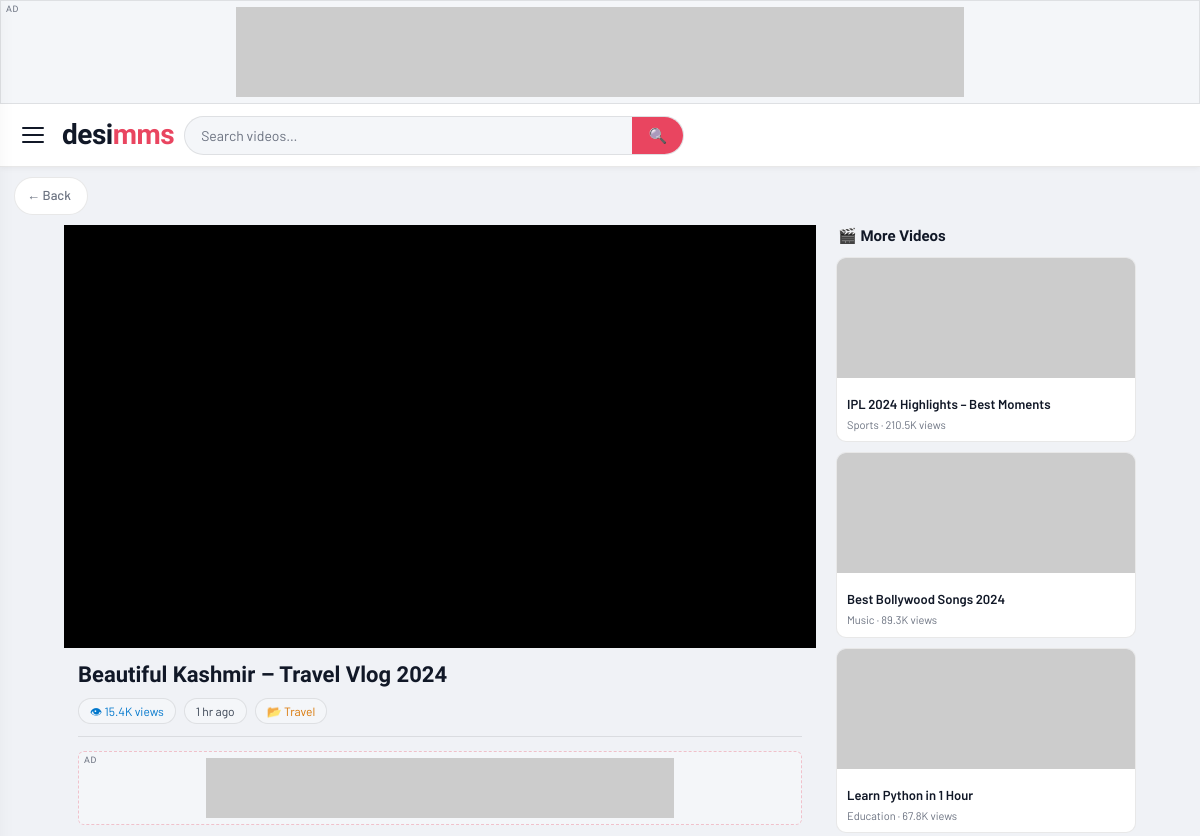
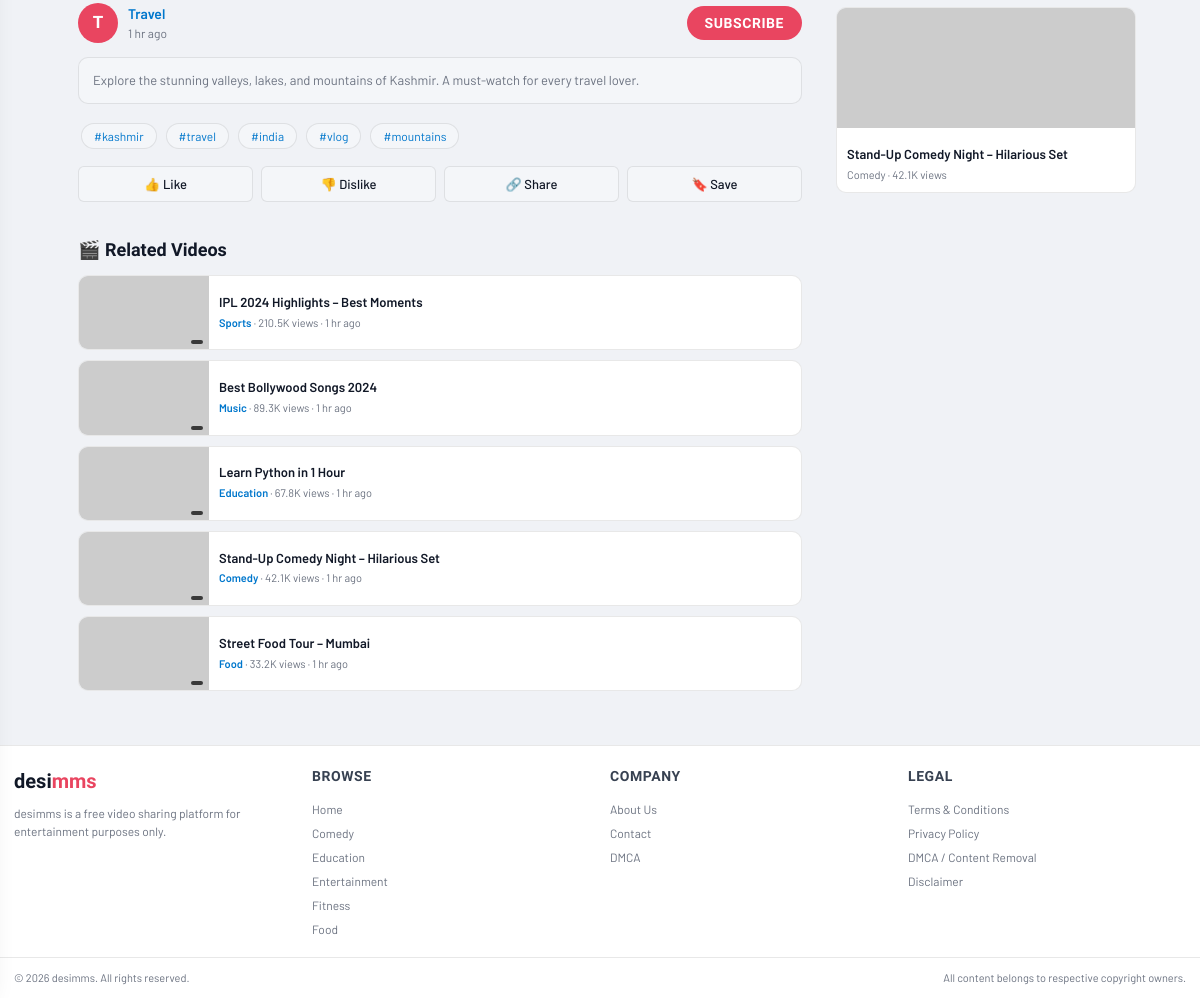
The page /video.php?id=1 on the database its author committed (2 pictures, top to bottom).
### tables this page shows
CREATE TABLE IF NOT EXISTS videos (
  id           INT AUTO_INCREMENT PRIMARY KEY,
  title        VARCHAR(255) NOT NULL,
  slug         VARCHAR(255) NOT NULL UNIQUE,
  description  TEXT,
  category     VARCHAR(100) DEFAULT 'general',
  tags         VARCHAR(500) DEFAULT '',
  embed_url    VARCHAR(1000) DEFAULT '',
  video_file   VARCHAR(500) DEFAULT '',
  thumbnail    VARCHAR(500) DEFAULT '',
  views        INT DEFAULT 0,
  featured     TINYINT DEFAULT 0,
  seo_title    VARCHAR(255) DEFAULT '',
  seo_desc     VARCHAR(500) DEFAULT '',
  seo_keywords VARCHAR(500) DEFAULT '',
  created_at   DATETIME DEFAULT CURRENT_TIMESTAMP
);

CREATE TABLE IF NOT EXISTS settings (
  `key`   VARCHAR(100) PRIMARY KEY,
  `value` TEXT
);

CREATE TABLE IF NOT EXISTS categories (
  id   INT AUTO_INCREMENT PRIMARY KEY,
  name VARCHAR(100) NOT NULL,
  slug VARCHAR(100) NOT NULL UNIQUE,
 icon VARCHAR(20) DEFAULT NULL
);

### config.php (called while the page is built, shortened)
<?php
function getSetting(PDO $db, string $key, string $default=''): string {
    $s=$db->prepare("SELECT `value` FROM settings WHERE `key`=?");
    $s->execute([$key]);
    $r=$s->fetchColumn();
    return $r!==false?$r:$default;
}
function getAd(PDO $db, string $pos): ?array {
    $s=$db->prepare("SELECT * FROM ads WHERE position=? AND is_active=1 LIMIT 1");
    $s->execute([$pos]);
    return $s->fetch()?:null;
}
function fmtViews(int $n): string {
    if($n>=1000)    return round($n/1000,1).'K';
    return (string)$n;
}
function timeAgo(string $dt): string {
    $d=time()-strtotime($dt);
    if($d<86400)   return floor($d/3600).' hr ago';
    return date('M j, Y',strtotime($dt));
}
function h(string $s): string { return htmlspecialchars($s,ENT_QUOTES,'UTF-8'); }
function getCategories(PDO $db): array {
    return $db->query("SELECT * FROM categories ORDER BY name")->fetchAll();
}

### video.php (the view, shortened to what this page needs)
<?php
require_once 'config.php';
$id = (int)($_GET['id'] ?? 0);
$video = $pdo->prepare("SELECT * FROM videos WHERE id = ?");
$video->execute([$id]);
$v = $video->fetch();
if($v) {
    $pdo->prepare("UPDATE videos SET views=views+1 WHERE id=?")->execute([$id]);
    $v['views']++;
}
$related = [];
if($v) {
    $rel = $pdo->prepare("SELECT * FROM videos WHERE id != ? AND category = ? ORDER BY views DESC LIMIT 6");
    $rel->execute([$id, $v['category']]);
    $related = $rel->fetchAll();
    if(count($related) < 4) {
        $excludeIds   = array_merge([$id], array_column($related, 'id'));
        $placeholders = implode(',', array_fill(0, count($excludeIds), '?'));
        $more = $pdo->prepare("SELECT * FROM videos WHERE id NOT IN($placeholders) ORDER BY views DESC LIMIT 6");
        $more->execute($excludeIds);
        $related = array_slice(array_merge($related, $more->fetchAll()), 0, 6);
    }
}
$siteName        = getSetting($pdo,'site_name','desimms');
$categories      = getCategories($pdo);
$adHeader        = getAd($pdo,'header');
$adContent       = getAd($pdo,'below_title');
$tags     = $v ? array_filter(array_map('trim', explode(',', $v['tags']??''))) : [];
?>
<!DOCTYPE html>
<html lang="en">
<head>
  <link rel="stylesheet" href="style.css"/>
</head>
<body>
<header class="site-header">
  <?php if($adHeader): ?>
  <div class="ad-wrap ad-header"><?= $adHeader['ad_code'] ?></div>
  <?php endif; ?>
  <div class="header-inner">
    <button class="hamburger" id="hamburger" onclick="openCatMenu()" aria-label="Open categories" aria-expanded="false">
      <span></span><span></span><span></span>
    </button>
    <a href="index.php" class="logo">desi<span>mms</span></a>
    <form class="search-form" action="index.php" method="get" role="search" style="flex:1">
      <input type="search" name="q" placeholder="Search videos…" autocomplete="off" aria-label="Search"/>
      <button type="submit" aria-label="Search">🔍</button>
    </form>
  </div>
</header>
<a href="javascript:history.back()" class="back-link">← Back</a>
<?php if(!$v): ?>
<div style="text-align:center;padding:60px 20px;color:var(--muted)">
  <div style="font-size:64px;font-family:var(--font-h);font-weight:900;color:var(--accent)">404</div>
  <h2 style="margin:10px 0 12px">Video Not Found</h2>
  <p>The video you're looking for doesn't exist or has been removed.</p>
  <a href="index.php" style="display:inline-block;margin-top:16px;background:var(--accent);color:#fff;padding:10px 24px;border-radius:50px;font-family:var(--font-h);font-weight:700">Go Home</a>
</div>
<?php else: ?>
<div class="vpage-wrap">
  <div class="vpage-main">
    <div class="v-player-wrap">
      <?php if($v['embed_url']): ?>
        <iframe src="<?= h($v['embed_url']) ?>" title="<?= h($v['title']) ?>"
                allow="accelerometer; autoplay; clipboard-write; encrypted-media; gyroscope; picture-in-picture; web-share"
                allowfullscreen loading="lazy"></iframe>
      <?php endif; ?>
    </div>
    <div class="video-body">
      <h1 class="video-big-title"><?= h($v['title']) ?></h1>
      <div class="video-stats-row">
        <span class="stat-badge blue">👁 <?= fmtViews((int)$v['views']) ?> views</span>
        <span class="stat-badge"><?= timeAgo($v['created_at']) ?></span>
        <span class="stat-badge gold">📂 <?= ucfirst(h($v['category'])) ?></span>
      </div>
      <?php if($adContent): ?>
      <div class="ad-wrap ad-content"><?= $adContent['ad_code'] ?></div>
      <?php endif; ?>
      <div class="chan-row">
        <div class="chan-av"><?= strtoupper(substr($v['category'],0,1)) ?></div>
        <div>
          <div class="chan-name"><?= ucfirst(h($v['category'])) ?></div>
          <div class="chan-date"><?= timeAgo($v['created_at']) ?></div>
        </div>
        <button class="sub-btn" onclick="this.textContent=this.dataset.sub?(this.style.background='',this.textContent='SUBSCRIBE',delete this.dataset.sub,''):(this.style.background='#2a8c5a',this.dataset.sub='1','✔ SUBSCRIBED')">SUBSCRIBE</button>
      </div>
      <?php if($v['description']): ?>
      <div class="video-desc-box"><?= nl2br(h($v['description'])) ?></div>
      <?php endif; ?>
      <?php if(!empty($tags)): ?>
      <div class="video-tags">
        <?php foreach($tags as $tag): ?>
          <a href="index.php?q=<?= urlencode($tag) ?>" class="tag">#<?= h(trim($tag)) ?></a>
        <?php endforeach; ?>
      </div>
      <?php endif; ?>
      <div class="action-bar">
        <button class="act-btn act-like" onclick="toggleAct(this,'👍 Like','👍 Liked!')">👍 Like</button>
        <button class="act-btn" onclick="toggleAct(this,'👎 Dislike','👎 Noted')">👎 Dislike</button>
        <button class="act-btn" onclick="shareVideo()">🔗 Share</button>
        <button class="act-btn" onclick="toggleAct(this,'🔖 Save','🔖 Saved!')">🔖 Save</button>
      </div>
    </div>
    <?php if(!empty($related)): ?>
    <section class="related-section">
      <h3>🎬 Related Videos</h3>
      <div class="related-list">
        <?php foreach($related as $ri => $r): ?>
          <a class="rel-card" href="video.php?id=<?= (int)$r['id'] ?>">
            <div class="rel-thumb">
              <img src="<?= h($r['thumbnail']?:('https://picsum.photos/seed/v'.$r['id'].'/400/225')) ?>"
                   alt="<?= h($r['title']) ?>" loading="lazy" width="130" height="73"/>
              <span class="v-dur"><?php
              ?></span>
            </div>
            <div class="rel-info">
              <p class="rel-title"><?= h($r['title']) ?></p>
              <div class="rel-meta">
                <span style="color:var(--blue);font-weight:600"><?= ucfirst(h($r['category'])) ?></span>
                · <?= fmtViews((int)$r['views']) ?> views · <?= timeAgo($r['created_at']) ?>
              </div>
            </div>
          </a>
        <?php endforeach; ?>
      </div>
    </section>
    <?php endif; ?>
  </div>
  <div class="vpage-sidebar">
    <div class="sidebar-sticky">
      <?php if(!empty($related)): ?>
      <div class="sidebar-more">
        <h4>🎬 More Videos</h4>
        <div class="related-list">
          <?php foreach(array_slice($related,0,4) as $r): ?>
            <a class="rel-card" href="video.php?id=<?= (int)$r['id'] ?>" style="flex-direction:column">
              <div class="rel-thumb" style="width:100%;min-height:120px">
                <img src="<?= h($r['thumbnail']?:('https://picsum.photos/seed/v'.$r['id'].'/300/170')) ?>"
                     alt="<?= h($r['title']) ?>" loading="lazy" style="width:100%;height:120px;object-fit:cover"/>
              </div>
              <div class="rel-info" style="padding:8px 10px">
                <p class="rel-title"><?= h($r['title']) ?></p>
                <div class="rel-meta"><?= ucfirst(h($r['category'])) ?> · <?= fmtViews((int)$r['views']) ?> views</div>
              </div>
            </a>
          <?php endforeach; ?>
        </div>
      </div>
      <?php endif; ?>
    </div>
  </div>
</div>
<?php endif; ?>
<footer class="site-footer" style="margin-top:24px">
  <div class="footer-inner">
    <div class="footer-cols">
      <div class="footer-col">
        <div class="footer-logo">desi<span>mms</span></div>
        <p style="font-size:12px;color:var(--muted);margin-top:8px"><?= h(getSetting($pdo,'footer_text','')) ?></p>
      </div>
      <div class="footer-col">
        <h4>Browse</h4>
        <a href="index.php">Home</a>
        <?php foreach(array_slice($categories,0,5) as $c): ?>
          <a href="index.php?cat=<?= urlencode($c['slug']) ?>"><?= h($c['name']) ?></a>
        <?php endforeach; ?>
      </div>
      <div class="footer-col">
        <h4>Company</h4>
        <a href="about.php">About Us</a>
        <a href="contact.php">Contact</a>
        <a href="dmca.php">DMCA</a>
      </div>
      <div class="footer-col">
        <h4>Legal</h4>
        <a href="terms.php">Terms &amp; Conditions</a>
        <a href="privacy.php">Privacy Policy</a>
        <a href="dmca.php">DMCA / Content Removal</a>
        <a href="disclaimer.php">Disclaimer</a>
      </div>
    </div>
    <div class="footer-bottom">
      <span>© <?= date('Y') ?> <?= h($siteName) ?>. All rights reserved.</span>
      <span>All content belongs to respective copyright owners.</span>
    </div>
  </div>
</footer>
</body>
</html>

### video.php (style rules this page uses)
.vpage-wrap { max-width:1100px;margin:0 auto;display:flex;gap:20px;padding:0 14px 30px;align-items:flex-start }
.vpage-main { flex:1;min-width:0 }
.vpage-sidebar { width:300px;flex-shrink:0;display:none }
@media (min-width:900px) { .vpage-sidebar { display:block } }
.sidebar-sticky { position:sticky;top:80px;display:flex;flex-direction:column;gap:16px }
.sidebar-more h4 { font-family:var(--font-h);font-size:15px;font-weight:700;margin-bottom:10px;padding:0 2px }
.sidebar-more .rel-card { flex-direction:column }
.sidebar-more .rel-thumb { width:100%;min-height:120px }
.sidebar-more .rel-info { padding:8px 10px }
.hamburger { background:none;border:none;padding:6px 8px;cursor:pointer;display:flex;flex-direction:column;gap:5px;flex-shrink:0;border-radius:var(--radius-sm);transition:background .15s }
.hamburger span { display:block;width:22px;height:2px;background:var(--text);border-radius:2px;transition:all .25s }

### rows shown on the page
videos: title "Beautiful Kashmir – Travel Vlog 2024", created_at "1 hr ago", category "Travel", category "T", description "Explore the stunning valleys, lakes, and mountains of Kashmir. A must-watch for every travel lover.", tags "kashmir", tags "travel", tags "india", tags "vlog", tags "mountains"
videos: title "IPL 2024 Highlights – Best Moments", category "Sports", views "210.5K", created_at "1 hr ago"
videos: title "Best Bollywood Songs 2024", category "Music", views "89.3K", created_at "1 hr ago"
videos: title "Learn Python in 1 Hour", category "Education", views "67.8K", created_at "1 hr ago"
videos: title "Stand-Up Comedy Night – Hilarious Set", category "Comedy", views "42.1K", created_at "1 hr ago"
videos: title "Street Food Tour – Mumbai", category "Food", views "33.2K", created_at "1 hr ago"
settings: value "desimms is a free video sharing platform for entertainment purposes only."
categories: name "Comedy"
categories: name "Education"
categories: name "Entertainment"
categories: name "Fitness"
categories: name "Food"
settings: value "desimms"

### other values the page prints
fmtViews((int)$v['views']) "15.4K"
